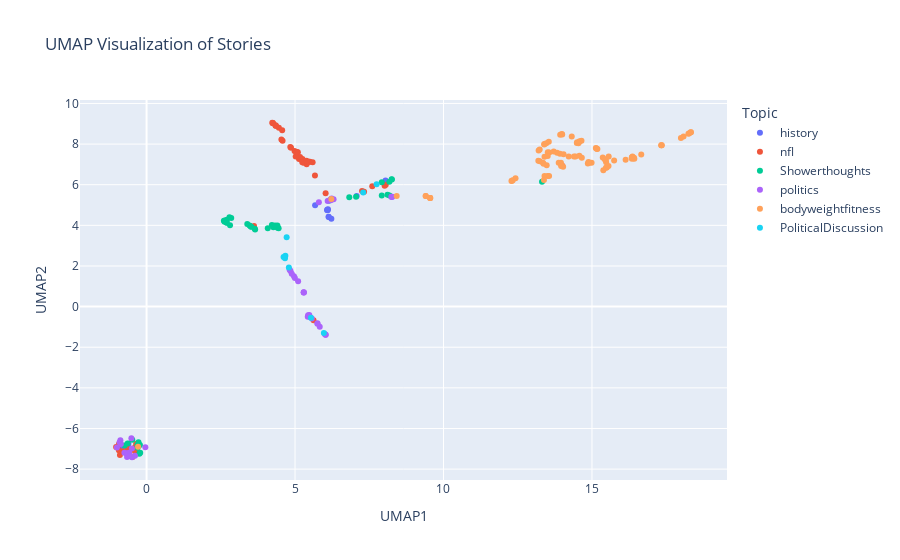

Notebook cell for this chart:
### Code cell
# Add the 2D embeddings to the DataFrame
    if n_components == 2:
        df['UMAP1'] = embedding_2d[:, 0]
        df['UMAP2'] = embedding_2d[:, 1]

        # Prepare hover text
        df['hover_text'] = df['Summary']

        # Plot using Plotly
        fig = px.scatter(
            df,
            x='UMAP1',
            y='UMAP2',
            color='Topic',  # Use color based on Topic
            hover_name='hover_text',  # Use custom hover text
            title='UMAP Visualization of Stories'
        )
    else:
        cols = [f'UMAP{i+1}' for i in range(n_components)]
        embed_df = pd.DataFrame(embedding, columns=cols)
        embed_df['species_name'] = [target_names[i] for i in target]
        
        plt.figure(figsize=(10, 8))
        sns.pairplot(
            embed_df,
            hue='species_name',
            palette=sns.color_palette("hsv", 3),
            diag_kind='kde',
            plot_kws={'s': 100}
        )
        plt.suptitle(f'UMAP projection of Iris dataset (n_components={n_components})', y=1.02)
        plt.show()

# Plot with different values of n_components
for n in [2, 3, 4]:
    plot_umap_n_components(n_components=n)

fig.show()

### Figure 1 — Plotly figure (JSON) as saved in the notebook; plotly's stock layout.template omitted (floating-point values rounded to 4 significant figures)
{"data": [{"hovertemplate": "<b>%{hovertext}</b><br><br>Topic=history<br>UMAP1=%{x}<br>UMAP2=%{y}<extra></extra>", "hovertext": ["_SAFE_: Thoughtful discussion on the impact of celebrity culture in politics.\n_MANIPULATIVE_: Framing information without confirming reliability or factual basis.", "_SAFE_: Thoughtful discussion on the impact of celebrity culture in politics.\n_MANIPULATIVE_: Framing information without confirming reliability or factual basis.", "Safe: repeated for emphasis, not manipulative.", "Safe: repeated for emphasis, not manipulative.", "_SAFE_: Thoughtful discussion on the impact of celebrity culture in politics.\n_MANIPULATIVE_: Framing information without confirming reliability or factual basis.", "_SAFE_: Thoughtful discussion on the impact of celebrity culture in politics.\n_MANIPULATIVE_: Framing information without confirming reliability or factual basis.", "_SAFE_: Thoughtful discussion on the impact of celebrity culture in politics.\n_MANIPULATIVE_: Framing information without confirming reliability or factual basis.", "_SAFE_: Thoughtful discussion on the impact of celebrity culture in politics.\n_MANIPULATIVE_: Framing information without confirming reliability or factual basis.", "_SAFE_: Thoughtful discussion on the impact of celebrity culture in politics.\n_MANIPULATIVE_: Framing information without confirming reliability or factual basis.", "Safe: repeated for emphasis, not manipulative.", "_SAFE_: Thoughtful discussion on the impact of celebrity culture in politics.\n_MANIPULATIVE_: Framing information without confirming reliability or factual basis.", "_SAFE_: Thoughtful discussion on the impact of celebrity culture in politics.\n_MANIPULATIVE_: Framing information without confirming reliability or factual basis.", "Safe: repeated for emphasis, not manipulative.", "_SAFE_: Thoughtful discussion on the impact of celebrity culture in politics.\n_MANIPULATIVE_: Framing information without confirming reliability or factual basis.", "Safe: repeated for emphasis, not manipulative."], "legendgroup": "history", "marker": {"color": "#636efa", "symbol": "circle"}, "mode": "markers", "name": "history", "orientation": "v", "showlegend": true, "type": "scatter", "x": [6.223, 6.133, -0.6103, -0.6206, 6.109, 6.099, 8.049, 6.094, 6.132, -0.7677, 7.076, 6.077, -0.8813, 5.677, -0.3256], "xaxis": "x", "y": [4.32, 4.41, -6.747, -6.902, 4.791, 4.748, 6.205, 4.764, 4.418, -6.925, 5.448, 4.751, -6.965, 4.994, -7.226], "yaxis": "y"}, {"hovertemplate": "<b>%{hovertext}</b><br><br>Topic=nfl<br>UMAP1=%{x}<br>UMAP2=%{y}<extra></extra>", "hovertext": ["_SAFE_: Thoughtful discussion on the impact of celebrity culture in politics.\n_MANIPULATIVE_: Framing information without confirming reliability or factual basis.", "_SAFE_: Thoughtful discussion on the impact of celebrity culture in politics.\n_MANIPULATIVE_: Framing information without confirming reliability or factual basis.", "_SAFE_: Thoughtful discussion on the impact of celebrity culture in politics.\n_MANIPULATIVE_: Framing information without confirming reliability or factual basis.", "_SAFE_: Thoughtful discussion on the impact of celebrity culture in politics.\n_MANIPULATIVE_: Framing information without confirming reliability or factual basis.", "Safe: repeated for emphasis, not manipulative.", "Safe: repeated for emphasis, not manipulative.", "_SAFE_: Thoughtful discussion on the impact of celebrity culture in politics.\n_MANIPULATIVE_: Framing information without confirming reliability or factual basis.", "_SAFE_: Thoughtful discussion on the impact of celebrity culture in politics.\n_MANIPULATIVE_: Framing information without confirming reliability or factual basis.", "_SAFE_: Thoughtful discussion on the impact of celebrity culture in politics.\n_MANIPULATIVE_: Framing information without confirming reliability or factual basis.", "_SAFE_: Thoughtful discussion on the impact of celebrity culture in politics.\n_MANIPULATIVE_: Framing information without confirming reliability or factual basis.", "_SAFE_: Thoughtful discussion on the impact of celebrity culture in politics.\n_MANIPULATIVE_: Framing information without confirming reliability or factual basis.", "_SAFE_: Thoughtful discussion on the impact of celebrity culture in politics.\n_MANIPULATIVE_: Framing information without confirming reliability or factual basis.", "Safe: repeated for emphasis, not manipulative.", "Safe: repeated for emphasis, not manipulative.", "_SAFE_: Thoughtful discussion on the impact of celebrity culture in politics.\n_MANIPULATIVE_: Framing information without confirming reliability or factual basis.", "_SAFE_: Thoughtful discussion on the impact of celebrity culture in politics.\n_MANIPULATIVE_: Framing information without confirming reliability or factual basis.", "_SAFE_: Thoughtful discussion on the impact of celebrity culture in politics.\n_MANIPULATIVE_: Framing information without confirming reliability or factual basis.", "_SAFE_: Thoughtful discussion on the impact of celebrity culture in politics.\n_MANIPULATIVE_: Framing information without confirming reliability or factual basis.", "Safe: repeated for emphasis, not manipulative.", "_SAFE_: Thoughtful discussion on the impact of celebrity culture in politics.\n_MANIPULATIVE_: Framing information without confirming reliability or factual basis.", "Safe - Seeking advice on fitness in a genuine and transparent manner.", "_SAFE_: Thoughtful discussion on the impact of celebrity culture in politics.\n_MANIPULATIVE_: Framing information without confirming reliability or factual basis.", "_SAFE_: Thoughtful discussion on the impact of celebrity culture in politics.\n_MANIPULATIVE_: Framing information without confirming reliability or factual basis.", "_SAFE_: Thoughtful discussion on the impact of celebrity culture in politics.\n_MANIPULATIVE_: Framing information without confirming reliability or factual basis.", "_SAFE_: Thoughtful discussion on the impact of celebrity culture in politics.\n_MANIPULATIVE_: Framing information without confirming reliability or factual basis.", "_SAFE_: Thoughtful discussion on the impact of celebrity culture in politics.\n_MANIPULATIVE_: Framing information without confirming reliability or factual basis.", "Safe: repeated for emphasis, not manipulative.", "_SAFE_: Thoughtful discussion on the impact of celebrity culture in politics.\n_MANIPULATIVE_: Framing information without confirming reliability or factual basis.", "_SAFE_: Thoughtful discussion on the impact of celebrity culture in politics.\n_MANIPULATIVE_: Framing information without confirming reliability or factual basis.", "Safe: repeated for emphasis, not manipulative.", "Safe: repeated for emphasis, not manipulative.", "_SAFE_: Thoughtful discussion on the impact of celebrity culture in politics.\n_MANIPULATIVE_: Framing information without confirming reliability or factual basis.", "_SAFE_: Thoughtful discussion on the impact of celebrity culture in politics.\n_MANIPULATIVE_: Framing information without confirming reliability or factual basis.", "_SAFE_: Thoughtful discussion on the impact of celebrity culture in politics.\n_MANIPULATIVE_: Framing information without confirming reliability or factual basis.", "_SAFE_: Thoughtful discussion on the impact of celebrity culture in politics.\n_MANIPULATIVE_: Framing information without confirming reliability or factual basis.", "_SAFE_: Thoughtful discussion on the impact of celebrity culture in politics.\n_MANIPULATIVE_: Framing information without confirming reliability or factual basis.", "_SAFE_: Thoughtful discussion on the impact of celebrity culture in politics.\n_MANIPULATIVE_: Framing information without confirming reliability or factual basis.", "_SAFE_: Thoughtful discussion on the impact of celebrity culture in politics.\n_MANIPULATIVE_: Framing information without confirming reliability or factual basis.", "Safe: repeated for emphasis, not manipulative.", "Safe: repeated for emphasis, not manipulative.", "_SAFE_: Thoughtful discussion on the impact of celebrity culture in politics.\n_MANIPULATIVE_: Framing information without confirming reliability or factual basis.", "Safe: repeated for emphasis, not manipulative.", "_SAFE_: Thoughtful discussion on the impact of celebrity culture in politics.\n_MANIPULATIVE_: Framing information without confirming reliability or factual basis.", "_SAFE_: Thoughtful discussion on the impact of celebrity culture in politics.\n_MANIPULATIVE_: Framing information without confirming reliability or factual basis.", "Safe: repeated for emphasis, not manipulative.", "_SAFE_: Thoughtful discussion on the impact of celebrity culture in politics.\n_MANIPULATIVE_: Framing information without confirming reliability or factual basis.", "_SAFE_: Thoughtful discussion on the impact of celebrity culture in politics.\n_MANIPULATIVE_: Framing information without confirming reliability or factual basis.", "_SAFE_: Thoughtful discussion on the impact of celebrity culture in politics.\n_MANIPULATIVE_: Framing information without confirming reliability or factual basis.", "_SAFE_: Thoughtful discussion on the impact of celebrity culture in politics.\n_MANIPULATIVE_: Framing information without confirming reliability or factual basis.", "_SAFE_: Thoughtful discussion on the impact of celebrity culture in politics.\n_MANIPULATIVE_: Framing information without confirming reliability or factual basis.", "Safe: repeated for emphasis, not manipulative.", "_SAFE_: Thoughtful discussion on the impact of celebrity culture in politics.\n_MANIPULATIVE_: Framing information without confirming reliability or factual basis."], "legendgroup": "nfl", "marker": {"color": "#EF553B", "symbol": "circle"}, "mode": "markers", "name": "nfl", "orientation": "v", "showlegend": true, "type": "scatter", "x": [5.042, 7.601, 5.476, 5.624, -0.3502, -0.8968, 4.456, 5.095, 4.346, 4.255, 5.499, 4.345, -0.6213, -0.3201, 5.593, 8.018, 4.865, 7.326, -0.9328, 4.567, 14.0, 5.391, 7.258, 8.055, 4.58, 4.541, -0.3876, 4.254, 4.841, -0.4709, -0.6096, 4.985, 5.287, 5.25, 5.133, 5.069, 4.357, 5.194, -0.3894, -0.7864, 6.03, -0.9283, 5.169, 4.234, -1.026, 5.022, 5.051, 5.244, 5.386, 5.671, -0.5874, 3.619], "xaxis": "x", "y": [7.615, 5.923, 7.129, -0.6774, -6.755, -7.303, 8.801, 7.599, 8.907, 9.035, 7.134, 8.927, -6.979, -7.015, 7.112, 5.946, 7.814, 5.656, -7.069, 8.682, 6.93, 7.008, 5.688, 6.004, 8.159, 8.231, -6.927, 9.024, 7.861, -7.4, -7.094, 7.664, 7.086, 7.263, 7.26, 7.604, 8.907, 7.267, -7.136, -7.121, 5.582, -6.763, 7.37, 9.05, -6.906, 7.388, 7.599, 7.102, 7.181, 6.448, -6.989, 3.97], "yaxis": "y"}, {"hovertemplate": "<b>%{hovertext}</b><br><br>Topic=Showerthoughts<br>UMAP1=%{x}<br>UMAP2=%{y}<extra></extra>", "hovertext": ["_SAFE_: Thoughtful discussion on the impact of celebrity culture in politics.\n_MANIPULATIVE_: Framing information without confirming reliability or factual basis.", "Safe: repeated for emphasis, not manipulative.", "_SAFE_: Thoughtful discussion on the impact of celebrity culture in politics.\n_MANIPULATIVE_: Framing information without confirming reliability or factual basis.", "_SAFE_: Thoughtful discussion on the impact of celebrity culture in politics.\n_MANIPULATIVE_: Framing information without confirming reliability or factual basis.", "_SAFE_: Thoughtful discussion on the impact of celebrity culture in politics.\n_MANIPULATIVE_: Framing information without confirming reliability or factual basis.", "_SAFE_: Thoughtful discussion on the impact of celebrity culture in politics.\n_MANIPULATIVE_: Framing information without confirming reliability or factual basis.", "Safe: repeated for emphasis, not manipulative.", "_SAFE_: Thoughtful discussion on the impact of celebrity culture in politics.\n_MANIPULATIVE_: Framing information without confirming reliability or factual basis.", "_SAFE_: Thoughtful discussion on the impact of celebrity culture in politics.\n_MANIPULATIVE_: Framing information without confirming reliability or factual basis.", "_SAFE_: Thoughtful discussion on the impact of celebrity culture in politics.\n_MANIPULATIVE_: Framing information without confirming reliability or factual basis.", "Safe: repeated for emphasis, not manipulative.", "_SAFE_: Thoughtful discussion on the impact of celebrity culture in politics.\n_MANIPULATIVE_: Framing information without confirming reliability or factual basis.", "_SAFE_: Thoughtful discussion on the impact of celebrity culture in politics.\n_MANIPULATIVE_: Framing information without confirming reliability or factual basis.", "Safe - Seeking advice on fitness in a genuine and transparent manner.", "_SAFE_: Thoughtful discussion on the impact of celebrity culture in politics.\n_MANIPULATIVE_: Framing information without confirming reliability or factual basis.", "_SAFE_: Thoughtful discussion on the impact of celebrity culture in politics.\n_MANIPULATIVE_: Framing information without confirming reliability or factual basis.", "Safe: repeated for emphasis, not manipulative.", "Safe: repeated for emphasis, not manipulative.", "_SAFE_: Thoughtful discussion on the impact of celebrity culture in politics.\n_MANIPULATIVE_: Framing information without confirming reliability or factual basis.", "_SAFE_: Thoughtful discussion on the impact of celebrity culture in politics.\n_MANIPULATIVE_: Framing information without confirming reliability or factual basis.", "_SAFE_: Thoughtful discussion on the impact of celebrity culture in politics.\n_MANIPULATIVE_: Framing information without confirming reliability or factual basis.", "Safe: repeated for emphasis, not manipulative.", "_SAFE_: Thoughtful discussion on the impact of celebrity culture in politics.\n_MANIPULATIVE_: Framing information without confirming reliability or factual basis.", "_SAFE_: Thoughtful discussion on the impact of celebrity culture in politics.\n_MANIPULATIVE_: Framing information without confirming reliability or factual basis.", "_SAFE_: Thoughtful discussion on the impact of celebrity culture in politics.\n_MANIPULATIVE_: Framing information without confirming reliability or factual basis.", "_SAFE_: Thoughtful discussion on the impact of celebrity culture in politics.\n_MANIPULATIVE_: Framing information without confirming reliability or factual basis.", "_SAFE_: Thoughtful discussion on the impact of celebrity culture in politics.\n_MANIPULATIVE_: Framing information without confirming reliability or factual basis.", "_SAFE_: Thoughtful discussion on the impact of celebrity culture in politics.\n_MANIPULATIVE_: Framing information without confirming reliability or factual basis.", "Safe: repeated for emphasis, not manipulative.", "_SAFE_: Thoughtful discussion on the impact of celebrity culture in politics.\n_MANIPULATIVE_: Framing information without confirming reliability or factual basis.", "_SAFE_: Thoughtful discussion on the impact of celebrity culture in politics.\n_MANIPULATIVE_: Framing information without confirming reliability or factual basis.", "_SAFE_: Thoughtful discussion on the impact of celebrity culture in politics.\n_MANIPULATIVE_: Framing information without confirming reliability or factual basis.", "Safe: repeated for emphasis, not manipulative.", "_SAFE_: Thoughtful discussion on the impact of celebrity culture in politics.\n_MANIPULATIVE_: Framing information without confirming reliability or factual basis.", "_SAFE_: Thoughtful discussion on the impact of celebrity culture in politics.\n_MANIPULATIVE_: Framing information without confirming reliability or factual basis.", "_SAFE_: Thoughtful discussion on the impact of celebrity culture in politics.\n_MANIPULATIVE_: Framing information without confirming reliability or factual basis.", "_SAFE_: Thoughtful discussion on the impact of celebrity culture in politics.\n_MANIPULATIVE_: Framing information without confirming reliability or factual basis.", "_SAFE_: Thoughtful discussion on the impact of celebrity culture in politics.\n_MANIPULATIVE_: Framing information without confirming reliability or factual basis.", "_SAFE_: Thoughtful discussion on the impact of celebrity culture in politics.\n_MANIPULATIVE_: Framing information without confirming reliability or factual basis.", "Safe: repeated for emphasis, not manipulative.", "Safe: repeated for emphasis, not manipulative.", "_SAFE_: Thoughtful discussion on the impact of celebrity culture in politics.\n_MANIPULATIVE_: Framing information without confirming reliability or factual basis.", "_SAFE_: Thoughtful discussion on the impact of celebrity culture in politics.\n_MANIPULATIVE_: Framing information without confirming reliability or factual basis."], "legendgroup": "Showerthoughts", "marker": {"color": "#00cc96", "symbol": "circle"}, "mode": "markers", "name": "Showerthoughts", "orientation": "v", "showlegend": true, "type": "scatter", "x": [3.657, -0.3019, 4.406, 3.641, 8.26, 3.392, -0.638, 4.219, 4.411, 8.177, -0.3007, 2.811, 2.704, 13.32, 2.792, 2.698, -0.2703, -0.4814, 4.27, 2.691, 7.057, -0.3037, 6.827, 7.922, 8.256, 3.526, 4.448, 2.628, -0.2428, 2.639, 8.183, 2.852, -0.2141, 3.469, 2.604, 4.082, 3.511, 6.14, 7.921, -0.2229, -0.7387, 4.326, 8.115], "xaxis": "x", "y": [3.795, -6.841, 3.992, 3.833, 6.26, 4.061, -6.736, 4.019, 3.881, 6.142, -6.954, 4.0, 4.275, 6.15, 4.398, 4.128, -6.678, -6.558, 3.905, 4.139, 5.403, -6.814, 5.386, 5.47, 6.27, 3.93, 3.852, 4.18, -7.238, 4.234, 5.473, 4.36, -7.193, 3.988, 4.228, 3.852, 3.943, 5.208, 6.124, -6.807, -6.843, 3.989, 5.505], "yaxis": "y"}, {"hovertemplate": "<b>%{hovertext}</b><br><br>Topic=politics<br>UMAP1=%{x}<br>UMAP2=%{y}<extra></extra>", "hovertext": ["Safe: repeated for emphasis, not manipulative.", "_SAFE_: Thoughtful discussion on the impact of celebrity culture in politics.\n_MANIPULATIVE_: Framing information without confirming reliability or factual basis.", "_SAFE_: Thoughtful discussion on the impact of celebrity culture in politics.\n_MANIPULATIVE_: Framing information without confirming reliability or factual basis.", "_SAFE_: Thoughtful discussion on the impact of celebrity culture in politics.\n_MANIPULATIVE_: Framing information without confirming reliability or factual basis.", "_SAFE_: Thoughtful discussion on the impact of celebrity culture in politics.\n_MANIPULATIVE_: Framing information without confirming reliability or factual basis.", "_SAFE_: Thoughtful discussion on the impact of celebrity culture in politics.\n_MANIPULATIVE_: Framing information without confirming reliability or factual basis.", "Safe: repeated for emphasis, not manipulative.", "_SAFE_: Thoughtful discussion on the impact of celebrity culture in politics.\n_MANIPULATIVE_: Framing information without confirming reliability or factual basis.", "Safe: repeated for emphasis, not manipulative.", "_SAFE_: Thoughtful discussion on the impact of celebrity culture in politics.\n_MANIPULATIVE_: Framing information without confirming reliability or factual basis.", "_SAFE_: Thoughtful discussion on the impact of celebrity culture in politics.\n_MANIPULATIVE_: Framing information without confirming reliability or factual basis.", "Safe: repeated for emphasis, not manipulative.", "_SAFE_: Thoughtful discussion on the impact of celebrity culture in politics.\n_MANIPULATIVE_: Framing information without confirming reliability or factual basis.", "_SAFE_: Thoughtful discussion on the impact of celebrity culture in politics.\n_MANIPULATIVE_: Framing information without confirming reliability or factual basis.", "_SAFE_: Thoughtful discussion on the impact of celebrity culture in politics.\n_MANIPULATIVE_: Framing information without confirming reliability or factual basis.", "_SAFE_: Thoughtful discussion on the impact of celebrity culture in politics.\n_MANIPULATIVE_: Framing information without confirming reliability or factual basis.", "_SAFE_: Thoughtful discussion on the impact of celebrity culture in politics.\n_MANIPULATIVE_: Framing information without confirming reliability or factual basis.", "_SAFE_: Thoughtful discussion on the impact of celebrity culture in politics.\n_MANIPULATIVE_: Framing information without confirming reliability or factual basis.", "_SAFE_: Thoughtful discussion on the impact of celebrity culture in politics.\n_MANIPULATIVE_: Framing information without confirming reliability or factual basis.", "_SAFE_: Thoughtful discussion on the impact of celebrity culture in politics.\n_MANIPULATIVE_: Framing information without confirming reliability or factual basis.", "_SAFE_: Thoughtful discussion on the impact of celebrity culture in politics.\n_MANIPULATIVE_: Framing information without confirming reliability or factual basis.", "Safe: repeated for emphasis, not manipulative.", "Safe: repeated for emphasis, not manipulative.", "Safe: repeated for emphasis, not manipulative.", "_SAFE_: Thoughtful discussion on the impact of celebrity culture in politics.\n_MANIPULATIVE_: Framing information without confirming reliability or factual basis.", "Safe: repeated for emphasis, not manipulative.", "Safe: repeated for emphasis, not manipulative.", "Safe: repeated for emphasis, not manipulative.", "_SAFE_: Thoughtful discussion on the impact of celebrity culture in politics.\n_MANIPULATIVE_: Framing information without confirming reliability or factual basis.", "_SAFE_: Thoughtful discussion on the impact of celebrity culture in politics.\n_MANIPULATIVE_: Framing information without confirming reliability or factual basis.", "Safe: repeated for emphasis, not manipulative.", "_SAFE_: Thoughtful discussion on the impact of celebrity culture in politics.\n_MANIPULATIVE_: Framing information without confirming reliability or factual basis.", "_SAFE_: Thoughtful discussion on the impact of celebrity culture in politics.\n_MANIPULATIVE_: Framing information without confirming reliability or factual basis.", "_SAFE_: Thoughtful discussion on the impact of celebrity culture in politics.\n_MANIPULATIVE_: Framing information without confirming reliability or factual basis.", "_SAFE_: Thoughtful discussion on the impact of celebrity culture in politics.\n_MANIPULATIVE_: Framing information without confirming reliability or factual basis.", "_SAFE_: Thoughtful discussion on the impact of celebrity culture in politics.\n_MANIPULATIVE_: Framing information without confirming reliability or factual basis.", "_SAFE_: Thoughtful discussion on the impact of celebrity culture in politics.\n_MANIPULATIVE_: Framing information without confirming reliability or factual basis.", "Safe: repeated for emphasis, not manipulative.", "Safe: repeated for emphasis, not manipulative.", "_SAFE_: Thoughtful discussion on the impact of celebrity culture in politics.\n_MANIPULATIVE_: Framing information without confirming reliability or factual basis.", "Safe: repeated for emphasis, not manipulative.", "_SAFE_: Thoughtful discussion on the impact of celebrity culture in politics.\n_MANIPULATIVE_: Framing information without confirming reliability or factual basis.", "_SAFE_: Thoughtful discussion on the impact of celebrity culture in politics.\n_MANIPULATIVE_: Framing information without confirming reliability or factual basis.", "_SAFE_: Thoughtful discussion on the impact of celebrity culture in politics.\n_MANIPULATIVE_: Framing information without confirming reliability or factual basis."], "legendgroup": "politics", "marker": {"color": "#ab63fa", "symbol": "circle"}, "mode": "markers", "name": "politics", "orientation": "v", "showlegend": true, "type": "scatter", "x": [-0.9973, 6.033, 8.245, 5.755, 5.472, 5.478, -0.4893, 5.292, -0.5114, 6.099, 5.832, -0.8809, 6.234, 4.963, 6.193, 5.104, 4.891, 6.298, 4.849, 5.429, 5.296, -0.6574, -0.6806, -0.4949, 5.295, -0.5867, -0.5688, -0.9079, 6.001, 6.208, -0.7469, 5.756, 6.028, 5.803, 5.566, 8.259, 8.273, -0.04044, -0.391, 5.441, -0.8658, 4.995, 5.507, 4.817], "xaxis": "x", "y": [-6.941, -1.386, 5.41, -0.82, -0.4508, -0.4133, -7.416, 0.7074, -6.48, 5.2, -0.9869, -6.581, 5.326, 1.493, 5.266, 1.245, 1.622, 5.287, 1.756, -0.4951, 0.6907, -7.4, -7.223, -6.985, 0.6985, -7.188, -7.359, -6.675, -1.343, 5.24, -7.197, -0.8414, -1.385, 5.133, -0.5828, 5.392, 5.412, -6.927, -7.345, -0.4307, -6.769, 1.405, -0.5174, 1.812], "yaxis": "y"}, {"hovertemplate": "<b>%{hovertext}</b><br><br>Topic=bodyweightfitness<br>UMAP1=%{x}<br>UMAP2=%{y}<extra></extra>", "hovertext": ["_SAFE_: Thoughtful discussion on the impact of celebrity culture in politics.\n_MANIPULATIVE_: Framing information without confirming reliability or factual basis.", "Safe - Seeking advice on fitness in a genuine and transparent manner.", "Safe - Seeking advice on fitness in a genuine and transparent manner.", "Safe - Seeking advice on fitness in a genuine and transparent manner.", "Safe - Seeking advice on fitness in a genuine and transparent manner.", "Safe - Seeking advice on fitness in a genuine and transparent manner.", "Safe - Seeking advice on fitness in a genuine and transparent manner.", "Safe - Seeking advice on fitness in a genuine and transparent manner.", "Safe - Seeking advice on fitness in a genuine and transparent manner.", "Safe - Seeking advice on fitness in a genuine and transparent manner.", "Safe - Seeking advice on fitness in a genuine and transparent manner.", "Safe - Seeking advice on fitness in a genuine and transparent manner.", "Safe - Seeking advice on fitness in a genuine and transparent manner.", "Safe - Seeking advice on fitness in a genuine and transparent manner.", "Safe - Seeking advice on fitness in a genuine and transparent manner.", "Safe - Seeking advice on fitness in a genuine and transparent manner.", "Safe - Seeking advice on fitness in a genuine and transparent manner.", "Safe - Seeking advice on fitness in a genuine and transparent manner.", "_SAFE_: Thoughtful discussion on the impact of celebrity culture in politics.\n_MANIPULATIVE_: Framing information without confirming reliability or factual basis.", "Safe - Seeking advice on fitness in a genuine and transparent manner.", "Safe - Seeking advice on fitness in a genuine and transparent manner.", "Safe - Seeking advice on fitness in a genuine and transparent manner.", "Safe - Seeking advice on fitness in a genuine and transparent manner.", "Safe - Seeking advice on fitness in a genuine and transparent manner.", "Safe - Seeking advice on fitness in a genuine and transparent manner.", "Safe - Seeking advice on fitness in a genuine and transparent manner.", "Safe - Seeking advice on fitness in a genuine and transparent manner.", "_SAFE_: Thoughtful discussion on the impact of celebrity culture in politics.\n_MANIPULATIVE_: Framing information without confirming reliability or factual basis.", "Safe - Seeking advice on fitness in a genuine and transparent manner.", "Safe - Seeking advice on fitness in a genuine and transparent manner.", "Safe - Seeking advice on fitness in a genuine and transparent manner.", "_SAFE_: Thoughtful discussion on the impact of celebrity culture in politics.\n_MANIPULATIVE_: Framing information without confirming reliability or factual basis.", "Safe - Seeking advice on fitness in a genuine and transparent manner.", "Safe - Seeking advice on fitness in a genuine and transparent manner.", "Safe - Seeking advice on fitness in a genuine and transparent manner.", "Safe - Seeking advice on fitness in a genuine and transparent manner.", "Safe - Seeking advice on fitness in a genuine and transparent manner.", "Safe - Seeking advice on fitness in a genuine and transparent manner.", "Safe - Seeking advice on fitness in a genuine and transparent manner.", "Safe - Seeking advice on fitness in a genuine and transparent manner.", "_SAFE_: Thoughtful discussion on the impact of celebrity culture in politics.\n_MANIPULATIVE_: Framing information without confirming reliability or factual basis.", "Safe - Seeking advice on fitness in a genuine and transparent manner.", "Safe - Seeking advice on fitness in a genuine and transparent manner.", "Safe - Seeking advice on fitness in a genuine and transparent manner.", "Safe - Seeking advice on fitness in a genuine and transparent manner.", "Safe - Seeking advice on fitness in a genuine and transparent manner.", "Safe - Seeking advice on fitness in a genuine and transparent manner.", "Safe - Seeking advice on fitness in a genuine and transparent manner.", "Safe - Seeking advice on fitness in a genuine and transparent manner.", "Safe - Seeking advice on fitness in a genuine and transparent manner.", "Safe - Seeking advice on fitness in a genuine and transparent manner.", "Safe - Seeking advice on fitness in a genuine and transparent manner.", "Safe - Seeking advice on fitness in a genuine and transparent manner.", "Safe - Seeking advice on fitness in a genuine and transparent manner.", "_SAFE_: Thoughtful discussion on the impact of celebrity culture in politics.\n_MANIPULATIVE_: Framing information without confirming reliability or factual basis.", "Safe - Seeking advice on fitness in a genuine and transparent manner.", "Safe - Seeking advice on fitness in a genuine and transparent manner.", "Safe - Seeking advice on fitness in a genuine and transparent manner.", "Safe - Seeking advice on fitness in a genuine and transparent manner.", "Safe - Seeking advice on fitness in a genuine and transparent manner.", "Safe - Seeking advice on fitness in a genuine and transparent manner.", "Safe - Seeking advice on fitness in a genuine and transparent manner.", "Safe - Seeking advice on fitness in a genuine and transparent manner.", "Safe - Seeking advice on fitness in a genuine and transparent manner.", "Safe - Seeking advice on fitness in a genuine and transparent manner.", "Safe - Seeking advice on fitness in a genuine and transparent manner.", "Safe - Seeking advice on fitness in a genuine and transparent manner.", "Safe - Seeking advice on fitness in a genuine and transparent manner.", "Safe - Seeking advice on fitness in a genuine and transparent manner.", "Safe - Seeking advice on fitness in a genuine and transparent manner.", "Safe - Seeking advice on fitness in a genuine and transparent manner.", "Safe - Seeking advice on fitness in a genuine and transparent manner.", "Safe - Seeking advice on fitness in a genuine and transparent manner.", "_SAFE_: Thoughtful discussion on the impact of celebrity culture in politics.\n_MANIPULATIVE_: Framing information without confirming reliability or factual basis.", "Safe: repeated for emphasis, not manipulative.", "Safe - Seeking advice on fitness in a genuine and transparent manner.", "Safe - Seeking advice on fitness in a genuine and transparent manner.", "Safe - Seeking advice on fitness in a genuine and transparent manner.", "Safe - Seeking advice on fitness in a genuine and transparent manner.", "Safe - Seeking advice on fitness in a genuine and transparent manner.", "Safe - Seeking advice on fitness in a genuine and transparent manner.", "Safe - Seeking advice on fitness in a genuine and transparent manner.", "Safe - Seeking advice on fitness in a genuine and transparent manner.", "Safe - Seeking advice on fitness in a genuine and transparent manner.", "Safe - Seeking advice on fitness in a genuine and transparent manner.", "Safe - Seeking advice on fitness in a genuine and transparent manner.", "Safe - Seeking advice on fitness in a genuine and transparent manner.", "Safe - Seeking advice on fitness in a genuine and transparent manner.", "Safe - Seeking advice on fitness in a genuine and transparent manner.", "Safe - Seeking advice on fitness in a genuine and transparent manner.", "Safe - Seeking advice on fitness in a genuine and transparent manner."], "legendgroup": "bodyweightfitness", "marker": {"color": "#FFA15A", "symbol": "circle"}, "mode": "markers", "name": "bodyweightfitness", "orientation": "v", "showlegend": true, "type": "scatter", "x": [9.553, 14.66, 14.5, 13.56, 15.36, 13.24, 13.96, 13.92, 18.28, 13.51, 15.18, 13.88, 13.4, 18.25, 12.43, 13.99, 13.4, 14.91, 9.403, 14.65, 15.15, 13.93, 18.08, 13.4, 16.66, 12.31, 15.48, 6.223, 17.34, 15.47, 15.56, 8.424, 15.13, 16.13, 13.39, 13.56, 13.51, 18.0, 13.71, 15.43, 9.553, 13.82, 15.5, 14.99, 16.37, 12.33, 12.29, 13.96, 15.47, 13.35, 18.33, 15.56, 14.56, 14.86, 9.4, 13.24, 13.48, 13.51, 16.34, 14.49, 17.33, 15.38, 16.39, 14.0, 13.38, 14.32, 14.04, 14.58, 15.75, 14.03, 16.34, 13.96, 14.58, 9.547, -0.2856, 13.55, 14.22, 14.88, 18.33, 14.54, 13.37, 17.35, 16.42, 14.39, 16.43, 13.19, 14.45, 15.16, 13.2, 16.34, 13.46], "xaxis": "x", "y": [5.345, 7.333, 8.089, 6.427, 7.336, 7.732, 7.08, 7.52, 8.535, 6.43, 7.753, 7.083, 7.373, 8.51, 6.314, 8.492, 8.006, 7.087, 5.441, 8.166, 7.779, 8.458, 8.378, 6.433, 7.484, 6.199, 7.109, 5.295, 7.94, 7.231, 7.392, 5.445, 7.801, 7.231, 7.975, 7.587, 7.594, 8.299, 7.631, 7.249, 5.345, 7.577, 6.852, 7.078, 7.391, 6.225, 6.184, 7.0, 6.831, 7.076, 8.585, 6.926, 8.082, 7.045, 5.444, 7.158, 6.957, 7.416, 7.34, 8.049, 7.939, 6.708, 7.308, 8.474, 6.238, 8.379, 7.5, 8.139, 7.192, 6.89, 7.272, 6.918, 7.425, 5.347, -6.898, 8.11, 7.392, 7.114, 8.582, 8.036, 7.027, 7.94, 7.333, 7.392, 7.283, 7.176, 7.383, 7.765, 7.688, 7.34, 8.047], "yaxis": "y"}, {"hovertemplate": "<b>%{hovertext}</b><br><br>Topic=PoliticalDiscussion<br>UMAP1=%{x}<br>UMAP2=%{y}<extra></extra>", "hovertext": ["_SAFE_: Thoughtful discussion on the impact of celebrity culture in politics.\n_MANIPULATIVE_: Framing information without confirming reliability or factual basis.", "_SAFE_: Thoughtful discussion on the impact of celebrity culture in politics.\n_MANIPULATIVE_: Framing information without confirming reliability or factual basis.", "_SAFE_: Thoughtful discussion on the impact of celebrity culture in politics.\n_MANIPULATIVE_: Framing information without confirming reliability or factual basis.", "_SAFE_: Thoughtful discussion on the impact of celebrity culture in politics.\n_MANIPULATIVE_: Framing information without confirming reliability or factual basis.", "_SAFE_: Thoughtful discussion on the impact of celebrity culture in politics.\n_MANIPULATIVE_: Framing information without confirming reliability or factual basis.", "_SAFE_: Thoughtful discussion on the impact of celebrity culture in politics.\n_MANIPULATIVE_: Framing information without confirming reliability or factual basis.", "_SAFE_: Thoughtful discussion on the impact of celebrity culture in politics.\n_MANIPULATIVE_: Framing information without confirming reliability or factual basis.", "_SAFE_: Thoughtful discussion on the impact of celebrity culture in politics.\n_MANIPULATIVE_: Framing information without confirming reliability or factual basis.", "_SAFE_: Thoughtful discussion on the impact of celebrity culture in politics.\n_MANIPULATIVE_: Framing information without confirming reliability or factual basis."], "legendgroup": "PoliticalDiscussion", "marker": {"color": "#19d3f3", "symbol": "circle"}, "mode": "markers", "name": "PoliticalDiscussion", "orientation": "v", "showlegend": true, "type": "scatter", "x": [7.747, 5.536, 7.295, 4.675, 4.793, 4.614, 5.971, 4.662, 4.718], "xaxis": "x", "y": [6.029, -0.5505, 5.612, 2.508, 1.92, 2.447, -1.295, 2.386, 3.417], "yaxis": "y"}], "layout": {"legend": {"title": {"text": "Topic"}, "tracegroupgap": 0}, "title": {"text": "UMAP Visualization of Stories"}, "xaxis": {"anchor": "y", "domain": [0, 1], "title": {"text": "UMAP1"}}, "yaxis": {"anchor": "x", "domain": [0, 1], "title": {"text": "UMAP2"}}}}
